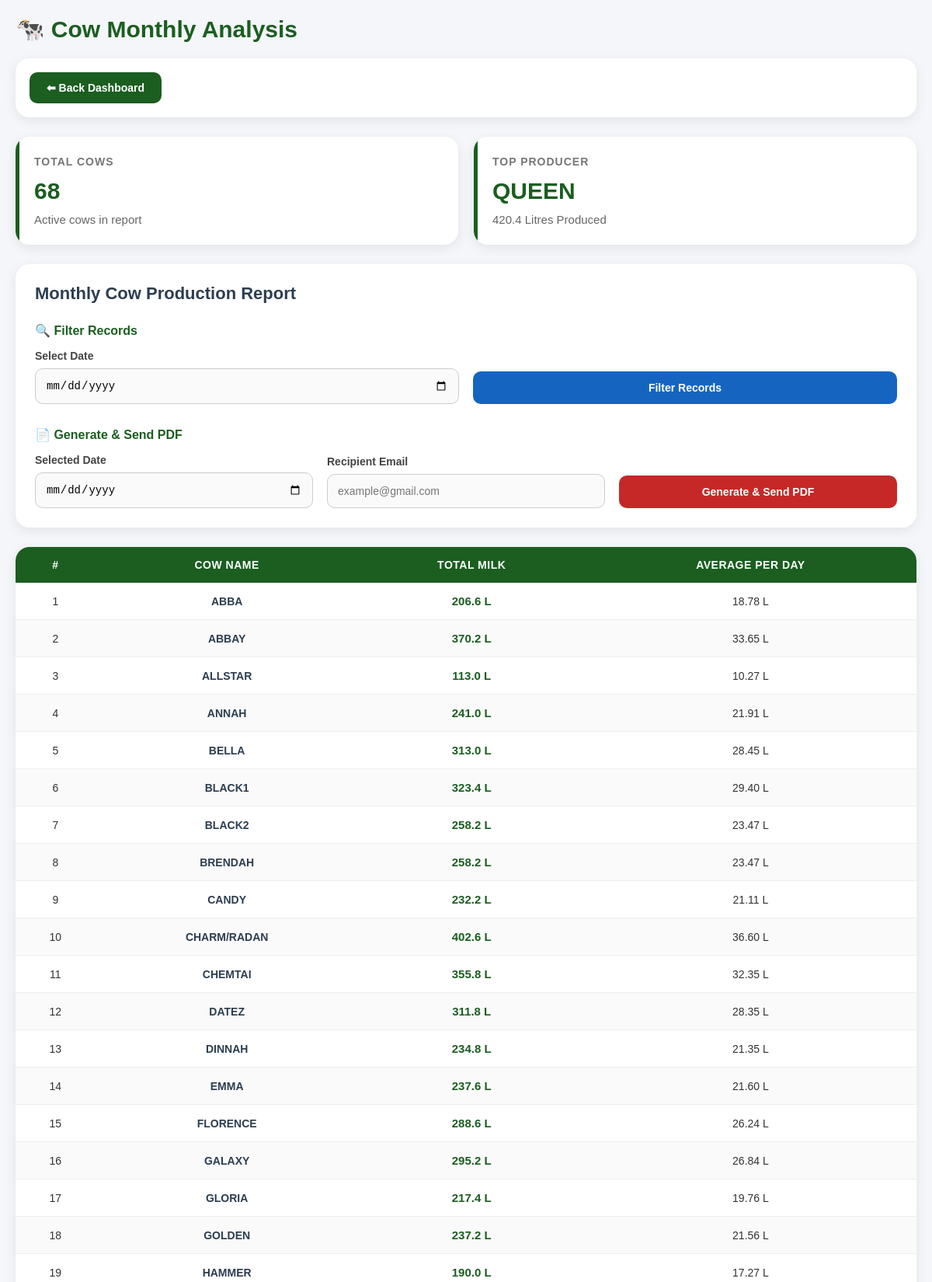
The app's page /cow-analysis (signed in, upper part) with its own data.
### models.py (models this page shows)
class AnimalRegistry(db.Model):
    id = db.Column(db.Integer, primary_key=True)
    name = db.Column(db.String(100), nullable=False)
    breed = db.Column(db.String(100))
    dob = db.Column(db.Date, nullable=True)
    category = db.Column(db.String(50))
    sex = db.Column(db.String(20), default="cow")
    mother = db.Column(db.String(100), nullable=True)
    current_shed_id = db.Column(
        db.Integer,
        db.ForeignKey("cow_shed.id"),
        nullable=True
    )

### app.py (the view)
@app.route("/cow-analysis")
@login_required
def cow_analysis():
    date_str = request.args.get("date")
    data = get_monthly_cow_analysis(date_str)
    cow_report = []
    for cow in data["monthly_cows"]:
        avg = (
            cow.total_milk / cow.days_recorded
            if cow.days_recorded > 0 else 0
        )
        cow_report.append({
            "name": cow.cow_name,
            "total": float(cow.total_milk),
            "average": round(avg, 2)
        })
    return render_template(
        "cow_analysis.html",
        cow_report=cow_report,
        data=data,              # ✅ THIS FIXES YOUR ERROR
        date_str=date_str
    )

### app.py (called while the page is built)
@app.before_request
def require_login():
    if request.endpoint is None:
        return
    allowed = [
        "login",
        "forgot",
        "verify_otp",
        "reset_password",
        "logout",
        "static"
    ]
    if request.endpoint.startswith("static"):
        return
    if not session.get("logged_in") and request.endpoint not in allowed:
        return redirect(url_for("login"))

def login_required(f):
    @wraps(f)
    def wrapper(*args, **kwargs):
        if not session.get("logged_in"):
            return redirect(url_for("login"))
        return f(*args, **kwargs)
    return wrapper

### templates/cow_analysis.html (shortened to what this page needs)
<!DOCTYPE html>
<html lang="en">
<head>
</head>
<body>
<div class="container">
    <div class="page-header">
        <div class="page-title">
            🐄 Cow Monthly Analysis
        </div>
    </div>
    <div class="top-actions">
        <a href="/milk_dashboard" class="action-btn">
            ⬅ Back Dashboard
        </a>
    </div>
    <div class="summary-grid">
        <div class="summary-card">
            <div class="summary-title">
                Total Cows
            </div>
            <div class="summary-value">
                {{ cow_report|length }}
            </div>
            <div class="summary-sub">
                Active cows in report
            </div>
        </div>
        <div class="summary-card">
            <div class="summary-title">
                Top Producer
            </div>
            {% if cow_report %}
                {% set top = cow_report | sort(attribute='total', reverse=True) %}
                <div class="summary-value">
                    {{ top[0].name }}
                </div>
                <div class="summary-sub">
                    {{ top[0].total }} Litres Produced
                </div>
            {% else %}
                <div class="summary-value">
                    -
                </div>
            {% endif %}
        </div>
    </div>
    <div class="top-bar">
        <div class="section-title">
            Monthly Cow Production Report
        </div>
        <div class="form-section">
            <div class="form-heading">
                🔍 Filter Records
            </div>
            <form method="GET" action="/cow-analysis">
                <div class="form-grid">
                    <div class="form-group">
                        <label>Select Date</label>
                        <input
                            type="date"
                            name="date"
                            value="{{ date_str }}"
                            class="form-control"
                        >
                    </div>
                    <div class="form-group">
                        <button type="submit" class="btn btn-filter">
                            Filter Records
                        </button>
                    </div>
                </div>
            </form>
        </div>
        <div class="form-section">
            <div class="form-heading">
                📄 Generate & Send PDF
            </div>
            <form method="GET" action="/send_report/cow_analysis">
                <div class="form-grid">
                    <div class="form-group">
                        <label>Selected Date</label>
                        <input
                            type="date"
                            name="date"
                            value="{{ date_str }}"
                            class="form-control"
                        >
                    </div>
                    <div class="form-group">
                        <label>Recipient Email</label>
                        <input
                            type="email"
                            name="emails"
                            placeholder="example@gmail.com"
                            class="form-control"
                        >
                    </div>
                    <div class="form-group">
                        <button type="submit" class="btn btn-pdf">
                            Generate & Send PDF
                        </button>
                    </div>
                </div>
            </form>
        </div>
    </div>
    <div class="table-container">
        <table>
            <thead>
                <tr>
                    <th>#</th>
                    <th>Cow Name</th>
                    <th>Total Milk</th>
                    <th>Average Per Day</th>
                </tr>
            </thead>
            <tbody>
                {% for cow in cow_report %}
                <tr>
                    <td>
                        {{ loop.index }}
                    </td>
                    <td class="cow-name">
                        {{ cow.name }}
                    </td>
                    <td class="total-cell">
                        {{ cow.total }} L
                    </td>
                    <td>
                        {{ cow.average }} L
                    </td>
                </tr>
                {% endfor %}
            </tbody>
        </table>
    </div>
</div>
</body>
</html>

### templates/cow_analysis.html (style rules this page uses)
* { margin:0; padding:0; box-sizing:border-box; }
body { font-family:Arial, sans-serif; background:#f4f6f9; padding:20px; color:#333; }
.container { max-width:1400px; margin:auto; }
.page-header { display:flex; justify-content:space-between; align-items:center; flex-wrap:wrap; gap:15px; margin-bottom:20px; }
.page-title { font-size:30px; font-weight:bold; color:#1b5e20; }
.top-actions { display:flex; flex-wrap:wrap; gap:12px; margin-bottom:25px; background:white; padding:18px; border-radius:18px; box-shadow:0 4px 15px rgba(0,0,0,0.08); }
.action-btn { text-decoration:none; background:#1b5e20; color:white; padding:12px 20px; border-radius:10px; font-size:14px; font-weight:bold; transition:0.3s; display:flex; align-items:center; justify-content:center; min-width:170px; }
.summary-grid { display:grid; grid-template-columns:repeat(auto-fit,minmax(260px,1fr)); gap:20px; margin-bottom:25px; }
.summary-card { background:white; padding:24px; border-radius:18px; box-shadow:0 4px 15px rgba(0,0,0,0.08); position:relative; overflow:hidden; }
.summary-card::before { content:""; position:absolute; top:0; left:0; width:5px; height:100%; background:#1b5e20; }
.summary-title { font-size:14px; color:#777; margin-bottom:12px; font-weight:bold; text-transform:uppercase; letter-spacing:1px; }
.summary-value { font-size:30px; font-weight:bold; color:#1b5e20; line-height:1.2; }
.summary-sub { margin-top:10px; font-size:15px; color:#666; font-weight:500; }
.top-bar { background:white; padding:25px; border-radius:18px; margin-bottom:25px; box-shadow:0 4px 15px rgba(0,0,0,0.08); }
.section-title { font-size:22px; font-weight:bold; color:#2c3e50; margin-bottom:25px; }
.form-section { margin-bottom:30px; }
.form-section:last-child { margin-bottom:0; }
.form-heading { font-size:16px; font-weight:bold; margin-bottom:15px; color:#1b5e20; }
.form-grid { display:grid; grid-template-columns:repeat(auto-fit,minmax(250px,1fr)); gap:18px; align-items:end; }
.form-group { display:flex; flex-direction:column; }
.form-group label { margin-bottom:8px; font-size:14px; font-weight:bold; color:#444; }
.form-control { width:100%; padding:13px; border-radius:10px; border:1px solid #ccc; font-size:14px; outline:none; transition:0.3s; background:#fafafa; }
.btn { border:none; padding:13px 18px; border-radius:10px; cursor:pointer; color:white; font-weight:bold; font-size:14px; transition:0.3s; width:100%; }
.btn-filter { background:#1565c0; }
.btn-pdf { background:#c62828; }
.table-container { background:white; border-radius:18px; overflow:auto; box-shadow:0 4px 15px rgba(0,0,0,0.08); }
table { width:100%; border-collapse:collapse; min-width:750px; }
th { background:#1b5e20; color:white; padding:15px 12px; font-size:14px; text-transform:uppercase; letter-spacing:0.5px; }
td { padding:15px 12px; text-align:center; border-bottom:1px solid #eee; font-size:14px; }
tr:nth-child(even) { background:#fafafa; }
.total-cell { font-weight:bold; color:#1b5e20; font-size:15px; }
.cow-name { font-weight:bold; color:#2c3e50; }

### records on screen
AnimalRegistry: name "QUEEN"
AnimalRegistry: name "ABBA", total "206.6", average "18.78"
AnimalRegistry: name "ABBAY", total "370.2", average "33.65"
AnimalRegistry: name "ALLSTAR", total "113.0", average "10.27"
AnimalRegistry: name "ANNAH", total "241.0", average "21.91"
AnimalRegistry: name "BELLA", total "313.0", average "28.45"
AnimalRegistry: name "BLACK1", total "323.4", average "29.40"
AnimalRegistry: name "BLACK2", total "258.2", average "23.47"
AnimalRegistry: name "BRENDAH", total "258.2", average "23.47"
AnimalRegistry: name "CANDY", total "232.2", average "21.11"
AnimalRegistry: name "CHARM/RADAN", total "402.6", average "36.60"
AnimalRegistry: name "CHEMTAI", total "355.8", average "32.35"
AnimalRegistry: name "DATEZ", total "311.8", average "28.35"
AnimalRegistry: name "DINNAH", total "234.8", average "21.35"
AnimalRegistry: name "EMMA", total "237.6", average "21.60"
AnimalRegistry: name "FLORENCE", total "288.6", average "26.24"
AnimalRegistry: name "GALAXY", total "295.2", average "26.84"
AnimalRegistry: name "GLORIA", total "217.4", average "19.76"
AnimalRegistry: name "GOLDEN", total "237.2", average "21.56"
AnimalRegistry: name "HAMMER", total "190.0", average "17.27"

### other values on screen
{{ cow_report|length }} "68"
{{ top[0].total }} "420.4"
